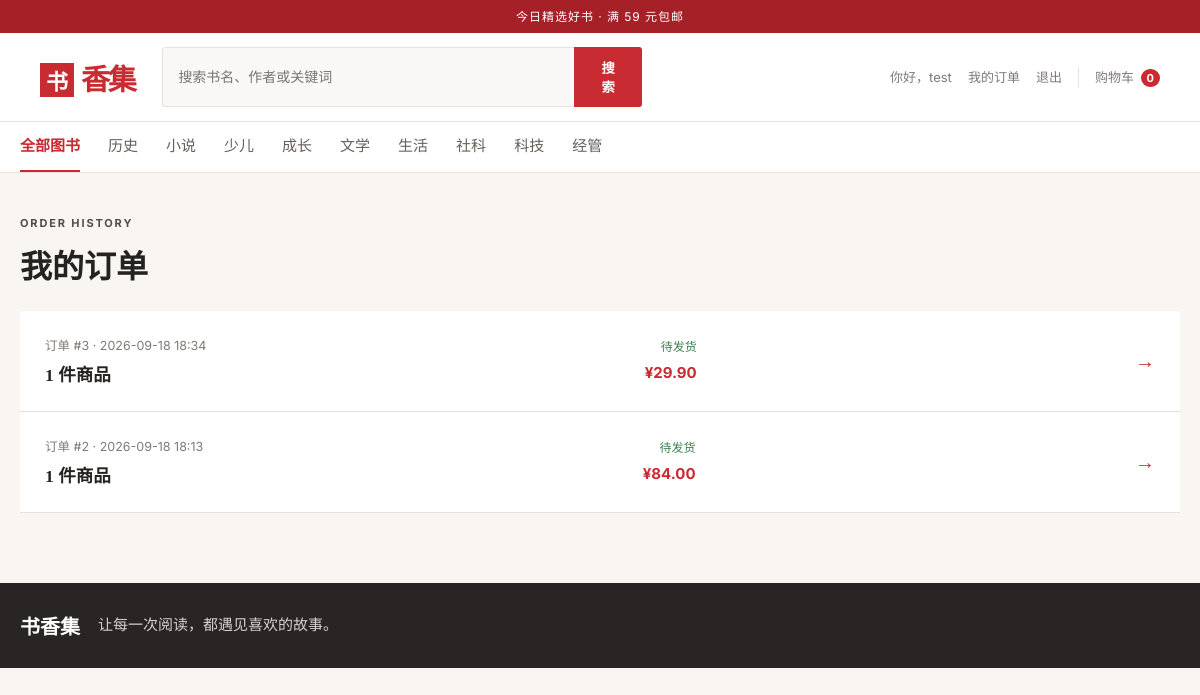
Page /orders (signed in) on the committed database.
### tables this page shows
CREATE TABLE orders (
            id INTEGER PRIMARY KEY AUTOINCREMENT,
            user_id INTEGER NOT NULL REFERENCES users(id) ON DELETE CASCADE,
            total REAL NOT NULL CHECK (total >= 0),
            status TEXT NOT NULL DEFAULT '待发货',
            created_at TEXT NOT NULL
        );

### app.py (the view)
@app.route("/orders")
@login_required
def orders():
    user_orders = get_db().execute(
        """
        SELECT orders.*, COUNT(order_items.id) AS item_count
        FROM orders LEFT JOIN order_items ON order_items.order_id = orders.id
        WHERE orders.user_id = ?
        GROUP BY orders.id ORDER BY orders.id DESC
        """,
        (session["user_id"],),
    ).fetchall()
    return render_template("orders.html", orders=user_orders)

### app.py (called while the page is built)
def get_db() -> sqlite3.Connection:
    if "db" not in g:
        Path(app.config["DATABASE"]).parent.mkdir(parents=True, exist_ok=True)
        g.db = sqlite3.connect(app.config["DATABASE"])
        g.db.row_factory = sqlite3.Row
        g.db.execute("PRAGMA foreign_keys = ON")
    return g.db

@app.context_processor
def inject_navigation() -> dict[str, object]:
    categories = get_db().execute(
        "SELECT DISTINCT category FROM books ORDER BY category"
    ).fetchall()
    cart_count = 0
    if session.get("user_id"):
        row = get_db().execute(
            "SELECT COALESCE(SUM(quantity), 0) AS count FROM cart_items WHERE user_id = ?",
            (session["user_id"],),
        ).fetchone()
        cart_count = row["count"]
    return {"nav_categories": categories, "cart_count": cart_count}

def login_required(view):
    @wraps(view)
    def wrapped(*args, **kwargs):
        if "user_id" not in session:
            flash("请先登录后继续。", "warning")
            return redirect(url_for("login", next=request.path))
        return view(*args, **kwargs)
    return wrapped

### templates/orders.html (shortened to what this page needs)
{% extends "base.html" %}
{% block content %}
<div class="page-title"><p class="eyebrow">ORDER HISTORY</p><h1>我的订单</h1></div>
{% if orders %}<div class="orders-list">{% for order in orders %}<a class="order-row" href="{{ url_for('order_detail', order_id=order['id']) }}"><div><small>订单 #{{ order['id'] }} · {{ order['created_at'] }}</small><h3>{{ order['item_count'] }} 件商品</h3></div><div><span class="status">{{ order['status'] }}</span><strong>¥{{ '%.2f'|format(order['total']) }}</strong></div><span class="arrow">→</span></a>{% endfor %}</div>{% else %}<div class="empty-state"><h3>还没有订单</h3><p>挑几本喜欢的书，开始第一次购买吧。</p><a class="button" href="{{ url_for('index') }}">去选书</a></div>{% endif %}
{% endblock %}

### static/css/style.css (style rules this page uses)
:root { --red: #c92b32; --deep-red: #a62027; --ink: #252322; --muted: #817a76; --cream: #f9f6f1; --line: #e9e2dc; }
* { box-sizing: border-box; }
body { margin: 0; color: var(--ink); background: var(--cream); font: 15px/1.6 Inter, "Microsoft YaHei", sans-serif; }
a { color: inherit; text-decoration: none; }
.eyebrow { font-size: 11px; font-weight: 700; letter-spacing: .17em; margin: 0 0 8px; opacity: .8; }
.section-head h2, .page-title h1 { font: 900 28px "Noto Serif SC", serif; margin: 0; }
.page-title { margin: 42px 0 24px; }
.page-title h1 { font-size: 32px; }
.orders-list { margin-bottom: 70px; }
.order-row { align-items: center; background: #fff; border-bottom: 1px solid var(--line); display: flex; gap: 20px; justify-content: space-between; padding: 22px 25px; }
.order-row small { color: var(--muted); }
.order-row h3 { font-family: "Noto Serif SC", serif; margin: 4px 0 0; }
.order-row > div:nth-child(2) { align-items: end; display: flex; flex-direction: column; gap: 5px; }
.status { color: #39804b; font-size: 12px; }
.order-row strong { color: var(--red); }
.arrow { color: var(--red); font-size: 20px; }

### rows in the picture
orders: id "3", created_at "2026-09-18 18:34", item_count "1", status "待发货", total "29.90"
orders: id "2", created_at "2026-09-18 18:13", item_count "1", status "待发货", total "84.00"

### other values in the picture
{{ session.get('username') }} "test"
{{ cart_count }} "0"
{{ category['category'] }} "历史" "小说" "少儿" "成长" "文学" "生活" "社科" "科技" "经管"
